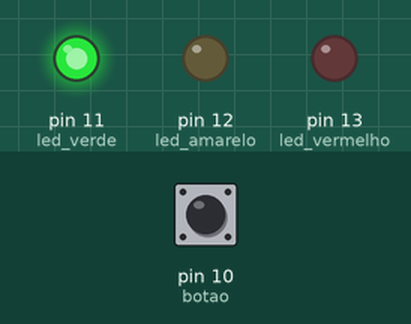
This sketch was run on a simulated Arduino Uno, built with avr-gcc and run on an emulated ATmega328P. On the bench: output pins drawn as LEDs (lit = HIGH). Inputs (shaded band) come from the test bench; at power-on: pin 10 (botao) HIGH.

Above: at 1.2 s.
1.3 s: pin 10 (botao) pulled LOW for 0.15 s
At 2.5 s:
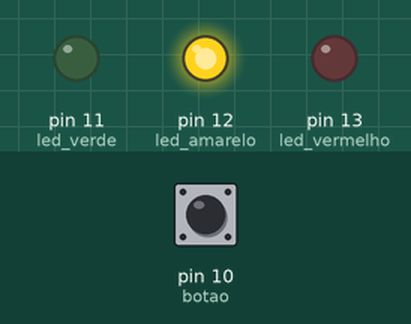
At 4.8 s:
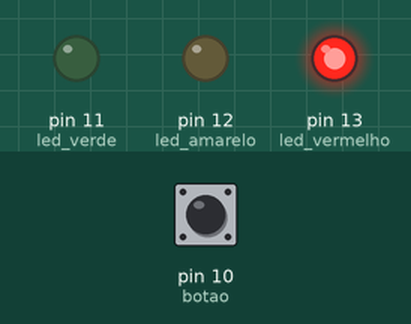
Timing chart, 0 to 10.4 s (numbered marks = the images above; inputs shaded):
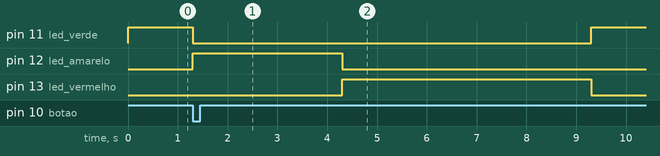

Measured:
- after the input at 1.3 s, pin 11 (led_verde): HIGH → LOW at once, → HIGH 8.0 s later; pin 12 (led_amarelo): LOW → HIGH at once, → LOW 3.0 s later; pin 13 (led_vermelho): LOW → HIGH after 3.0 s, → LOW 5.0 s later

The sketch:

projeto_4_semaforo_simples_2.ino
```cpp
/*
 * PROJETO 3: Semáforo simples
 *
 */

// <!--- Definindo os pinos dos LEDs!>
int led_vermelho = 13;
int led_amarelo = 12;
int led_verde = 11;
int botao = 10;

void setup()

// <!--- Configurando os LEDs como saída>
{
  pinMode(led_vermelho,OUTPUT);
  pinMode(led_amarelo,OUTPUT);
  pinMode(led_verde,OUTPUT);
  pinMode(botao,INPUT);
}

void loop()
{
// <!--- Lógica do Semáforo  Básico 1>
if(digitalRead(botao)==0)
{
  digitalWrite(led_verde,LOW);
  digitalWrite(led_amarelo,HIGH);
  delay(3000); // 3 segundos
  digitalWrite(led_amarelo,LOW);
  digitalWrite(led_vermelho,HIGH);
  delay(5000);
}
 else
 {
   digitalWrite(led_vermelho,LOW);
   digitalWrite(led_amarelo,LOW);
   digitalWrite(led_verde,HIGH);
 }

}
```
